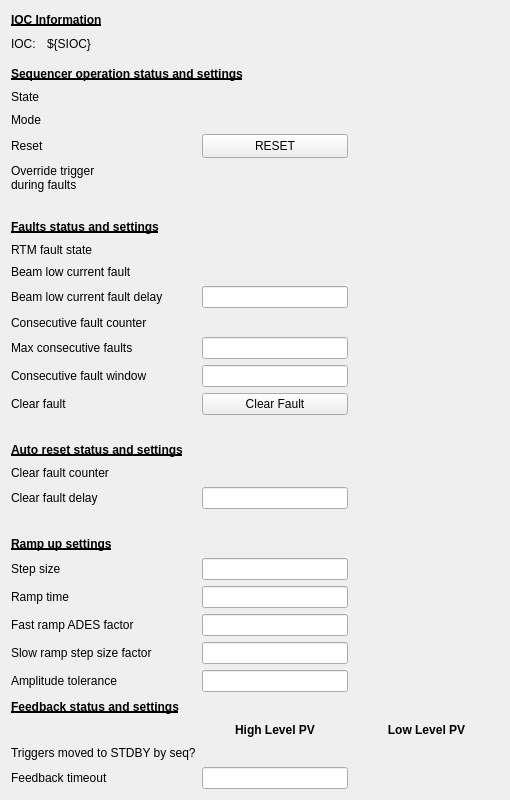
<?xml version="1.0" encoding="UTF-8"?>
<ui version="4.0">
 <class>Form</class>
 <widget class="QWidget" name="Form">
  <property name="geometry">
   <rect>
    <x>0</x>
    <y>0</y>
    <width>510</width>
    <height>800</height>
   </rect>
  </property>
  <property name="windowTitle">
   <string>Fault Sequencer - ${DEV}</string>
  </property>
  <layout class="QHBoxLayout" name="horizontalLayout">
   <item>
    <layout class="QGridLayout" name="gridLayout">
     <item row="13" column="0" colspan="2">
      <widget class="QLabel" name="label_22">
       <property name="text">
        <string>Consecutive fault counter</string>
       </property>
      </widget>
     </item>
     <item row="29" column="0" colspan="4">
      <widget class="QLabel" name="label_9">
       <property name="font">
        <font>
         <weight>75</weight>
         <bold>true</bold>
         <underline>true</underline>
        </font>
       </property>
       <property name="text">
        <string>Feedback status and settings</string>
       </property>
      </widget>
     </item>
     <item row="5" column="0" colspan="2">
      <widget class="QLabel" name="label">
       <property name="text">
        <string>Mode</string>
       </property>
      </widget>
     </item>
     <item row="23" column="0" colspan="3">
      <widget class="QLabel" name="label_8">
       <property name="font">
        <font>
         <weight>75</weight>
         <bold>true</bold>
         <underline>true</underline>
        </font>
       </property>
       <property name="text">
        <string>Ramp up settings</string>
       </property>
      </widget>
     </item>
     <item row="14" column="0" colspan="2">
      <widget class="QLabel" name="label_26">
       <property name="text">
        <string>Max consecutive faults</string>
       </property>
      </widget>
     </item>
     <item row="1" column="0">
      <widget class="QLabel" name="label_11">
       <property name="maximumSize">
        <size>
         <width>30</width>
         <height>16777215</height>
        </size>
       </property>
       <property name="text">
        <string>IOC:</string>
       </property>
      </widget>
     </item>
     <item row="15" column="0" colspan="2">
      <widget class="QLabel" name="label_27">
       <property name="text">
        <string>Consecutive fault window</string>
       </property>
      </widget>
     </item>
     <item row="28" column="0" colspan="2">
      <widget class="QLabel" name="label_43">
       <property name="text">
        <string>Amplitude tolerance</string>
       </property>
      </widget>
     </item>
     <item row="16" column="2">
      <widget class="PyDMPushButton" name="PyDMPushButton">
       <property name="toolTip">
        <string/>
       </property>
       <property name="styleSheet">
        <string notr="true"/>
       </property>
       <property name="text">
        <string>Clear Fault</string>
       </property>
       <property name="checkable">
        <bool>false</bool>
       </property>
       <property name="autoRepeat">
        <bool>false</bool>
       </property>
       <property name="autoDefault">
        <bool>true</bool>
       </property>
       <property name="channel" stdset="0">
        <string>ca://${DEV}:RTM_CLEARFAULT</string>
       </property>
       <property name="pressValue" stdset="0">
        <string>1</string>
       </property>
      </widget>
     </item>
     <item row="4" column="2">
      <widget class="PyDMLabel" name="PyDMLabel_4">
       <property name="toolTip">
        <string/>
       </property>
       <property name="alarmSensitiveContent" stdset="0">
        <bool>true</bool>
       </property>
       <property name="channel" stdset="0">
        <string>ca://${DEV}:FAULTSEQ_STATUS</string>
       </property>
      </widget>
     </item>
     <item row="28" column="2">
      <widget class="PyDMLineEdit" name="PyDMLineEdit_14">
       <property name="toolTip">
        <string/>
       </property>
       <property name="showUnits" stdset="0">
        <bool>true</bool>
       </property>
       <property name="alarmSensitiveContent" stdset="0">
        <bool>true</bool>
       </property>
       <property name="channel" stdset="0">
        <string>ca://${DEV}:FAULTSEQ_AMET</string>
       </property>
      </widget>
     </item>
     <item row="13" column="2">
      <widget class="PyDMLabel" name="PyDMLabel_9">
       <property name="toolTip">
        <string/>
       </property>
       <property name="alarmSensitiveContent" stdset="0">
        <bool>true</bool>
       </property>
       <property name="channel" stdset="0">
        <string>ca://${DEV}:RTM_FAULTCOUNT</string>
       </property>
      </widget>
     </item>
     <item row="2" column="0" colspan="4">
      <spacer name="verticalSpacer_4">
       <property name="orientation">
        <enum>Qt::Vertical</enum>
       </property>
       <property name="sizeType">
        <enum>QSizePolicy::Fixed</enum>
       </property>
       <property name="sizeHint" stdset="0">
        <size>
         <width>20</width>
         <height>5</height>
        </size>
       </property>
      </spacer>
     </item>
     <item row="25" column="0" colspan="2">
      <widget class="QLabel" name="label_18">
       <property name="text">
        <string>Ramp time</string>
       </property>
      </widget>
     </item>
     <item row="12" column="0" colspan="2">
      <widget class="QLabel" name="label_20">
       <property name="text">
        <string>Beam low current fault delay</string>
       </property>
      </widget>
     </item>
     <item row="19" column="0" colspan="2">
      <widget class="QLabel" name="label_14">
       <property name="text">
        <string>Clear fault counter</string>
       </property>
      </widget>
     </item>
     <item row="27" column="2">
      <widget class="PyDMLineEdit" name="PyDMLineEdit_12">
       <property name="toolTip">
        <string/>
       </property>
       <property name="showUnits" stdset="0">
        <bool>true</bool>
       </property>
       <property name="alarmSensitiveContent" stdset="0">
        <bool>true</bool>
       </property>
       <property name="channel" stdset="0">
        <string>ca://${DEV}:FAULTSEQ_RAMP_STEP_FACTOR</string>
       </property>
      </widget>
     </item>
     <item row="10" column="2">
      <widget class="PyDMLabel" name="PyDMLabel_8">
       <property name="toolTip">
        <string/>
       </property>
       <property name="alarmSensitiveContent" stdset="0">
        <bool>true</bool>
       </property>
       <property name="channel" stdset="0">
        <string>ca://${DEV}:RTM_FAULTOUT</string>
       </property>
      </widget>
     </item>
     <item row="4" column="0" colspan="2">
      <widget class="QLabel" name="label_5">
       <property name="text">
        <string>State</string>
       </property>
      </widget>
     </item>
     <item row="5" column="2">
      <widget class="PyDMEnumButton" name="PyDMEnumButton_6">
       <property name="sizePolicy">
        <sizepolicy hsizetype="Preferred" vsizetype="Fixed">
         <horstretch>0</horstretch>
         <verstretch>0</verstretch>
        </sizepolicy>
       </property>
       <property name="maximumSize">
        <size>
         <width>16777215</width>
         <height>30</height>
        </size>
       </property>
       <property name="font">
        <font>
         <pointsize>8</pointsize>
        </font>
       </property>
       <property name="toolTip">
        <string/>
       </property>
       <property name="styleSheet">
        <string notr="true">QPushButton{font: 8px;}</string>
       </property>
       <property name="channel" stdset="0">
        <string>ca://${DEV}:FAULTSEQ_MODE</string>
       </property>
       <property name="orientation" stdset="0">
        <enum>Qt::Horizontal</enum>
       </property>
       <property name="marginTop" stdset="0">
        <number>0</number>
       </property>
       <property name="marginBottom" stdset="0">
        <number>0</number>
       </property>
       <property name="marginLeft" stdset="0">
        <number>0</number>
       </property>
       <property name="marginRight" stdset="0">
        <number>0</number>
       </property>
       <property name="horizontalSpacing" stdset="0">
        <number>0</number>
       </property>
       <property name="verticalSpacing" stdset="0">
        <number>0</number>
       </property>
      </widget>
     </item>
     <item row="11" column="0" colspan="2">
      <widget class="QLabel" name="label_17">
       <property name="text">
        <string>Beam low current fault</string>
       </property>
      </widget>
     </item>
     <item row="18" column="0" colspan="4">
      <widget class="QLabel" name="label_7">
       <property name="font">
        <font>
         <weight>75</weight>
         <bold>true</bold>
         <underline>true</underline>
        </font>
       </property>
       <property name="text">
        <string>Auto reset status and settings</string>
       </property>
      </widget>
     </item>
     <item row="16" column="0" colspan="2">
      <widget class="QLabel" name="label_24">
       <property name="text">
        <string>Clear fault</string>
       </property>
      </widget>
     </item>
     <item row="15" column="2">
      <widget class="PyDMLineEdit" name="PyDMLineEdit_11">
       <property name="toolTip">
        <string/>
       </property>
       <property name="showUnits" stdset="0">
        <bool>true</bool>
       </property>
       <property name="alarmSensitiveContent" stdset="0">
        <bool>true</bool>
       </property>
       <property name="channel" stdset="0">
        <string>ca://${DEV}:RTM_FAULTCOUNT_PERIOD</string>
       </property>
      </widget>
     </item>
     <item row="0" column="0" colspan="2">
      <widget class="QLabel" name="label_10">
       <property name="font">
        <font>
         <weight>75</weight>
         <bold>true</bold>
         <underline>true</underline>
        </font>
       </property>
       <property name="text">
        <string>IOC Information</string>
       </property>
      </widget>
     </item>
     <item row="9" column="0" colspan="4">
      <widget class="QLabel" name="label_2">
       <property name="font">
        <font>
         <weight>75</weight>
         <bold>true</bold>
         <underline>true</underline>
        </font>
       </property>
       <property name="text">
        <string>Faults status and settings</string>
       </property>
      </widget>
     </item>
     <item row="26" column="2">
      <widget class="PyDMLineEdit" name="PyDMLineEdit_9">
       <property name="toolTip">
        <string/>
       </property>
       <property name="showUnits" stdset="0">
        <bool>true</bool>
       </property>
       <property name="alarmSensitiveContent" stdset="0">
        <bool>true</bool>
       </property>
       <property name="channel" stdset="0">
        <string>ca://${DEV}:FAULTSEQ_ADES_FACTOR</string>
       </property>
      </widget>
     </item>
     <item row="14" column="2">
      <widget class="PyDMLineEdit" name="PyDMLineEdit_10">
       <property name="toolTip">
        <string/>
       </property>
       <property name="alarmSensitiveContent" stdset="0">
        <bool>true</bool>
       </property>
       <property name="channel" stdset="0">
        <string>ca://${DEV}:RTM_FAULTCOUNT_MAX</string>
       </property>
      </widget>
     </item>
     <item row="27" column="0" colspan="2">
      <widget class="QLabel" name="label_41">
       <property name="text">
        <string>Slow ramp step size factor</string>
       </property>
      </widget>
     </item>
     <item row="26" column="0" colspan="2">
      <widget class="QLabel" name="label_21">
       <property name="text">
        <string>Fast ramp ADES factor</string>
       </property>
      </widget>
     </item>
     <item row="7" column="2">
      <widget class="PyDMEnumButton" name="PyDMEnumButton_3">
       <property name="sizePolicy">
        <sizepolicy hsizetype="Preferred" vsizetype="Fixed">
         <horstretch>0</horstretch>
         <verstretch>0</verstretch>
        </sizepolicy>
       </property>
       <property name="maximumSize">
        <size>
         <width>16777215</width>
         <height>30</height>
        </size>
       </property>
       <property name="font">
        <font>
         <pointsize>8</pointsize>
        </font>
       </property>
       <property name="toolTip">
        <string/>
       </property>
       <property name="styleSheet">
        <string notr="true">QPushButton{font: 8px;}</string>
       </property>
       <property name="channel" stdset="0">
        <string>ca://${DEV}:FAULTSEQ_MOVE_TRIG</string>
       </property>
       <property name="orientation" stdset="0">
        <enum>Qt::Horizontal</enum>
       </property>
       <property name="marginTop" stdset="0">
        <number>0</number>
       </property>
       <property name="marginBottom" stdset="0">
        <number>0</number>
       </property>
       <property name="marginLeft" stdset="0">
        <number>0</number>
       </property>
       <property name="marginRight" stdset="0">
        <number>0</number>
       </property>
       <property name="horizontalSpacing" stdset="0">
        <number>0</number>
       </property>
       <property name="verticalSpacing" stdset="0">
        <number>0</number>
       </property>
      </widget>
     </item>
     <item row="30" column="3">
      <widget class="QLabel" name="label_40">
       <property name="sizePolicy">
        <sizepolicy hsizetype="Expanding" vsizetype="Preferred">
         <horstretch>0</horstretch>
         <verstretch>0</verstretch>
        </sizepolicy>
       </property>
       <property name="minimumSize">
        <size>
         <width>120</width>
         <height>0</height>
        </size>
       </property>
       <property name="font">
        <font>
         <weight>75</weight>
         <bold>true</bold>
        </font>
       </property>
       <property name="text">
        <string>Low Level PV</string>
       </property>
       <property name="alignment">
        <set>Qt::AlignCenter</set>
       </property>
      </widget>
     </item>
     <item row="25" column="2">
      <widget class="PyDMLineEdit" name="PyDMLineEdit_4">
       <property name="toolTip">
        <string/>
       </property>
       <property name="showUnits" stdset="0">
        <bool>true</bool>
       </property>
       <property name="alarmSensitiveContent" stdset="0">
        <bool>true</bool>
       </property>
       <property name="channel" stdset="0">
        <string>ca://${DEV}:FAULTSEQ_RAMPTIME</string>
       </property>
      </widget>
     </item>
     <item row="22" column="0">
      <spacer name="verticalSpacer_3">
       <property name="orientation">
        <enum>Qt::Vertical</enum>
       </property>
       <property name="sizeType">
        <enum>QSizePolicy::Fixed</enum>
       </property>
       <property name="sizeHint" stdset="0">
        <size>
         <width>20</width>
         <height>20</height>
        </size>
       </property>
      </spacer>
     </item>
     <item row="17" column="0">
      <spacer name="verticalSpacer_2">
       <property name="orientation">
        <enum>Qt::Vertical</enum>
       </property>
       <property name="sizeType">
        <enum>QSizePolicy::Fixed</enum>
       </property>
       <property name="sizeHint" stdset="0">
        <size>
         <width>20</width>
         <height>20</height>
        </size>
       </property>
      </spacer>
     </item>
     <item row="1" column="1">
      <widget class="PyDMLabel" name="PyDMLabel_2">
       <property name="toolTip">
        <string/>
       </property>
       <property name="text">
        <string>${SIOC}</string>
       </property>
      </widget>
     </item>
     <item row="11" column="2">
      <widget class="PyDMLabel" name="PyDMLabel_7">
       <property name="toolTip">
        <string/>
       </property>
       <property name="alarmSensitiveContent" stdset="0">
        <bool>true</bool>
       </property>
       <property name="channel" stdset="0">
        <string>ca://${DEV}:BCUR_FLT</string>
       </property>
      </widget>
     </item>
     <item row="6" column="0" colspan="2">
      <widget class="QLabel" name="label_6">
       <property name="text">
        <string>Reset</string>
       </property>
      </widget>
     </item>
     <item row="10" column="0" colspan="2">
      <widget class="QLabel" name="label_23">
       <property name="text">
        <string>RTM fault state</string>
       </property>
      </widget>
     </item>
     <item row="20" column="2">
      <widget class="PyDMLineEdit" name="PyDMLineEdit_7">
       <property name="toolTip">
        <string/>
       </property>
       <property name="showUnits" stdset="0">
        <bool>true</bool>
       </property>
       <property name="alarmSensitiveContent" stdset="0">
        <bool>true</bool>
       </property>
       <property name="channel" stdset="0">
        <string>ca://${DEV}:FAULTSEQ_CLEARFAULT_DELAY</string>
       </property>
      </widget>
     </item>
     <item row="8" column="0">
      <spacer name="verticalSpacer">
       <property name="orientation">
        <enum>Qt::Vertical</enum>
       </property>
       <property name="sizeType">
        <enum>QSizePolicy::Fixed</enum>
       </property>
       <property name="sizeHint" stdset="0">
        <size>
         <width>20</width>
         <height>20</height>
        </size>
       </property>
      </spacer>
     </item>
     <item row="31" column="0" colspan="2">
      <widget class="QLabel" name="label_33">
       <property name="text">
        <string>Triggers moved to STDBY by seq?</string>
       </property>
      </widget>
     </item>
     <item row="32" column="2">
      <widget class="PyDMLineEdit" name="PyDMLineEdit_6">
       <property name="toolTip">
        <string/>
       </property>
       <property name="showUnits" stdset="0">
        <bool>true</bool>
       </property>
       <property name="alarmSensitiveContent" stdset="0">
        <bool>true</bool>
       </property>
       <property name="channel" stdset="0">
        <string>ca://${DEV}:FAULTSEQ_FDBK_TIMEOUT</string>
       </property>
      </widget>
     </item>
     <item row="12" column="2">
      <widget class="PyDMLineEdit" name="PyDMLineEdit_8">
       <property name="toolTip">
        <string/>
       </property>
       <property name="showUnits" stdset="0">
        <bool>true</bool>
       </property>
       <property name="alarmSensitiveContent" stdset="0">
        <bool>true</bool>
       </property>
       <property name="channel" stdset="0">
        <string>ca://${DEV}:BCUR_FLT_DELAY</string>
       </property>
      </widget>
     </item>
     <item row="32" column="0" colspan="2">
      <widget class="QLabel" name="label_32">
       <property name="text">
        <string>Feedback timeout</string>
       </property>
      </widget>
     </item>
     <item row="20" column="0" colspan="2">
      <widget class="QLabel" name="label_19">
       <property name="text">
        <string>Clear fault delay</string>
       </property>
      </widget>
     </item>
     <item row="24" column="0" colspan="2">
      <widget class="QLabel" name="label_42">
       <property name="text">
        <string>Step size</string>
       </property>
      </widget>
     </item>
     <item row="24" column="2">
      <widget class="PyDMLineEdit" name="PyDMLineEdit_13">
       <property name="toolTip">
        <string/>
       </property>
       <property name="showUnits" stdset="0">
        <bool>true</bool>
       </property>
       <property name="alarmSensitiveContent" stdset="0">
        <bool>true</bool>
       </property>
       <property name="channel" stdset="0">
        <string>ca://${DEV}:FAULTSEQ_RAMP_STEP</string>
       </property>
      </widget>
     </item>
     <item row="19" column="2">
      <widget class="PyDMLabel" name="PyDMLabel_5">
       <property name="toolTip">
        <string/>
       </property>
       <property name="alarmSensitiveContent" stdset="0">
        <bool>true</bool>
       </property>
       <property name="channel" stdset="0">
        <string>ca://${DEV}:RTM_CLEARFAULTCOUNT</string>
       </property>
      </widget>
     </item>
     <item row="31" column="2">
      <widget class="PyDMLabel" name="PyDMLabel_15">
       <property name="toolTip">
        <string/>
       </property>
       <property name="alarmSensitiveContent" stdset="0">
        <bool>true</bool>
       </property>
       <property name="channel" stdset="0">
        <string>ca://${DEV}:FAULTSEQ_TRIG_MOVED</string>
       </property>
      </widget>
     </item>
     <item row="1" column="2" colspan="2">
      <spacer name="horizontalSpacer">
       <property name="orientation">
        <enum>Qt::Horizontal</enum>
       </property>
       <property name="sizeHint" stdset="0">
        <size>
         <width>40</width>
         <height>20</height>
        </size>
       </property>
      </spacer>
     </item>
     <item row="6" column="2">
      <widget class="PyDMPushButton" name="PyDMPushButton_2">
       <property name="sizePolicy">
        <sizepolicy hsizetype="MinimumExpanding" vsizetype="Maximum">
         <horstretch>0</horstretch>
         <verstretch>0</verstretch>
        </sizepolicy>
       </property>
       <property name="minimumSize">
        <size>
         <width>94</width>
         <height>24</height>
        </size>
       </property>
       <property name="toolTip">
        <string/>
       </property>
       <property name="text">
        <string>RESET</string>
       </property>
       <property name="autoDefault">
        <bool>true</bool>
       </property>
       <property name="channel" stdset="0">
        <string>ca://${DEV}:FAULTSEQ_RESET</string>
       </property>
       <property name="pressValue" stdset="0">
        <string>1</string>
       </property>
      </widget>
     </item>
     <item row="30" column="2">
      <widget class="QLabel" name="label_39">
       <property name="font">
        <font>
         <weight>75</weight>
         <bold>true</bold>
        </font>
       </property>
       <property name="text">
        <string>High Level PV</string>
       </property>
       <property name="alignment">
        <set>Qt::AlignCenter</set>
       </property>
      </widget>
     </item>
     <item row="3" column="0" colspan="3">
      <widget class="QLabel" name="label_3">
       <property name="font">
        <font>
         <weight>75</weight>
         <bold>true</bold>
         <underline>true</underline>
        </font>
       </property>
       <property name="text">
        <string>Sequencer operation status and settings</string>
       </property>
      </widget>
     </item>
     <item row="7" column="0" colspan="2">
      <widget class="QLabel" name="label_15">
       <property name="text">
        <string>Override trigger
during faults</string>
       </property>
      </widget>
     </item>
    </layout>
   </item>
  </layout>
 </widget>
 <customwidgets>
  <customwidget>
   <class>PyDMLabel</class>
   <extends>QLabel</extends>
   <header>pydm.widgets.label</header>
  </customwidget>
  <customwidget>
   <class>PyDMEnumButton</class>
   <extends>QWidget</extends>
   <header>pydm.widgets.enum_button</header>
  </customwidget>
  <customwidget>
   <class>PyDMLineEdit</class>
   <extends>QLineEdit</extends>
   <header>pydm.widgets.line_edit</header>
  </customwidget>
  <customwidget>
   <class>PyDMPushButton</class>
   <extends>QPushButton</extends>
   <header>pydm.widgets.pushbutton</header>
  </customwidget>
 </customwidgets>
 <resources/>
 <connections/>
</ui>
